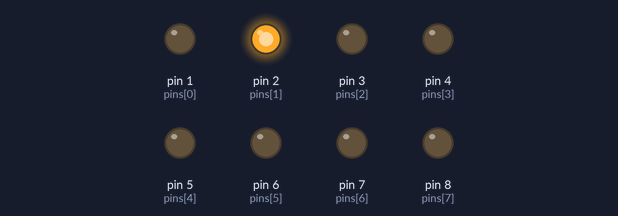
Bench run of a sketch on a simulated Arduino Uno, built with avr-gcc and run on an emulated ATmega328P. On the bench: output pins drawn as LEDs (lit = HIGH).

Above: at 0.6 s.
At 1.7 s:
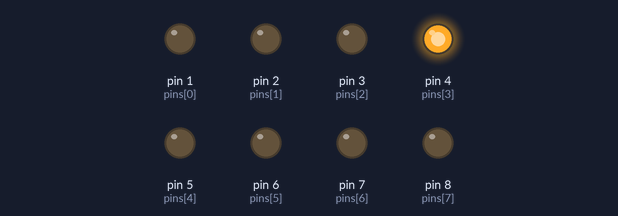
At 3.3 s:
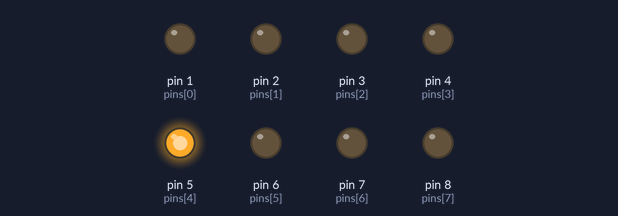
At 6.5 s:
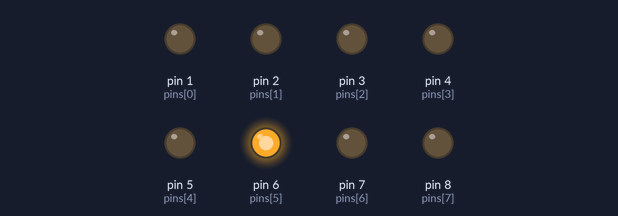
At 12.9 s:
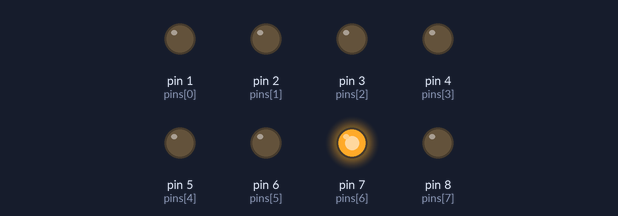
At 25.7 s:
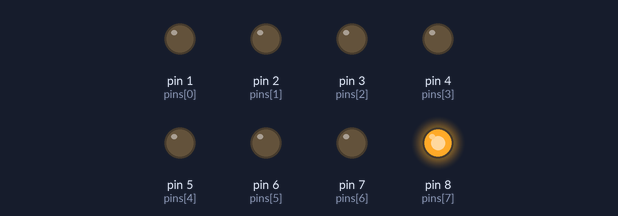
Timing chart, 0 to 27.2 s (numbered marks = the images above):
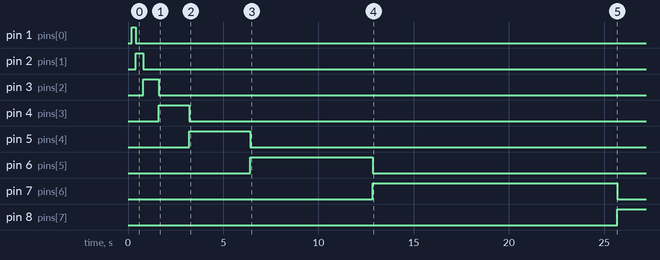

Measured:
- by itself, pin 1 (pins[0]): LOW → HIGH at 0.20 s, → LOW 0.20 s later
- by itself, pin 2 (pins[1]): LOW → HIGH at 0.40 s, → LOW 0.40 s later
- by itself, pin 3 (pins[2]): LOW → HIGH at 0.80 s, → LOW 0.80 s later
- by itself, pin 4 (pins[3]): LOW → HIGH at 1.6 s, → LOW 1.6 s later
- by itself, pin 5 (pins[4]): LOW → HIGH at 3.2 s, → LOW 3.2 s later
- by itself, pin 6 (pins[5]): LOW → HIGH at 6.4 s, → LOW 6.4 s later
- by itself, pin 7 (pins[6]): LOW → HIGH at 12.8 s, → LOW 12.8 s later
- by itself, pin 8 (pins[7]): LOW → HIGH at 25.7 s

The sketch:

binary_counter_test.ino
```cpp
/*
 * this is a binary counter in LEDs display. it works by having number decomposed into powers of two.
 * if x is equals or is higher than a power of two (let's say 8), then the led corresponding
 * to 8 will light on, and the number be subbed by 8, and you then check if the newly made number
 * can be subbed by 4, if yes you sub by 4 and light up the led corresponding to 4, otherwise you
 * pass on the next power of two (4 --> 2).
 * for example, x = 13 = 8 + 4 + 1, so LED 8,4,1 light up.
 *
 * since it's a binary counter, you then proceed on the next x, x+1
 *
 * Made by Luca HULOT, 12 March 2018
 */


bool checker(int x,int temp){       //check if x >= temp
  if (x >= temp) {return true;}
  else {return false;}
}


void iterate(int x,int pins[], int nb_pins){      //lights up LEDs corresponding to x

  int temp = pow(2,nb_pins-1);                    //temp = 2**n, starts big, then is divided by two after each loop

  for(int i = nb_pins; i > 0;i--) {
    if(checker(x, temp)) {            //if x contains temp
      digitalWrite(i,HIGH);
      x =- temp;                      //sub x by temp
    }
    else {digitalWrite(i,LOW);}       //else x does not contain temp

    temp /= 2;                        //check for next power of two. eg: 8 --> 4
  }
}

//variables
int nb_pins = 8;                    //how many pins to light up
int pins[] = {1,2,3,4,5,6,7,8};     //which pins to light up
int number = 0;                     //the number to represent binarily


void setup() {
  //for every pin in pins[], put them as output
  for(int i = 0;i<nb_pins;i++) {pinMode(pins[i], OUTPUT);}

  //this is for a potentiometer:
  ////pinMode(A0,INPUT);
}


void loop() {
  //if we attain the limit, go back to zero.
  //eg: you have 4 pins, so 8+4+2+1 = 15 is the limit)
  if(number > pow(2,nb_pins)){number = 0;}

  //light up binary representation of "number"
  iterate(number,pins,nb_pins);

  //next number
  number++;

  //this is for potentiometer reading at pin Analog A0:
  ////int time_ = analogRead(A0);
  ////delay(time_);

  //time = "speed"
  delay(200);
}
```
